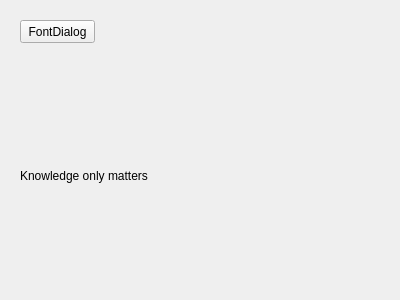
<?xml version="1.0" encoding="UTF-8"?>
<ui version="4.0">
 <class>Form</class>
 <widget class="QWidget" name="Form">
  <property name="geometry">
   <rect>
    <x>0</x>
    <y>0</y>
    <width>400</width>
    <height>300</height>
   </rect>
  </property>
  <property name="windowTitle">
   <string>Form</string>
  </property>
  <widget class="QPushButton" name="pushButton">
   <property name="geometry">
    <rect>
     <x>20</x>
     <y>20</y>
     <width>75</width>
     <height>23</height>
    </rect>
   </property>
   <property name="text">
    <string>FontDialog</string>
   </property>
  </widget>
  <widget class="QLabel" name="label">
   <property name="geometry">
    <rect>
     <x>20</x>
     <y>140</y>
     <width>361</width>
     <height>71</height>
    </rect>
   </property>
   <property name="text">
    <string>Knowledge only matters</string>
   </property>
  </widget>
 </widget>
 <resources/>
 <connections/>
</ui>
